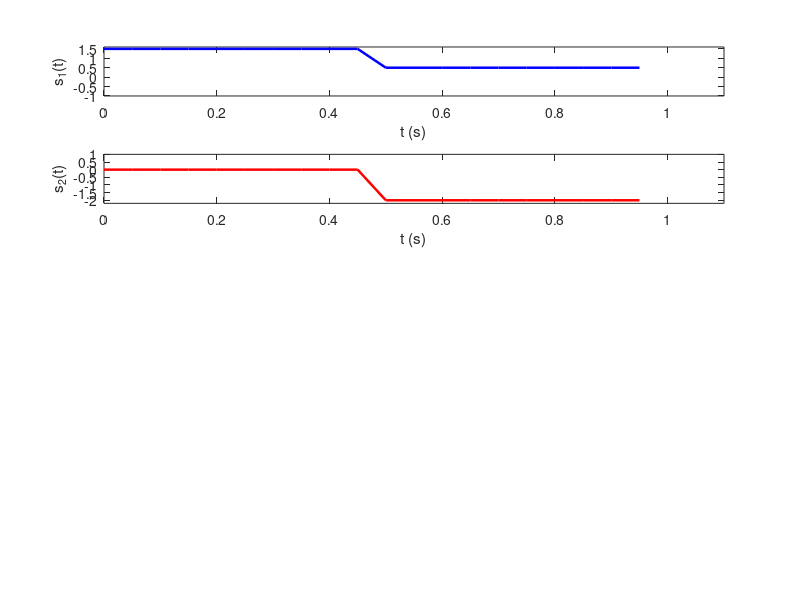

This chart was generated by the following MATLAB code: (Note: this script raises an error after producing the figure.)
%=====================CORRELATION RECEIVER==========================

clc; clear; close all;

% ================ Represent s1(t) and s2(t)========================

ts = 0.05; % The sample time

%==========================s1(t)============================

t1 = 0: ts: 0.5 - 0.05;
t2 = 0.5: ts: 1 - 0.05;
t_1bit = [t1 t2]; % Time of 1 bit
L = length(t_1bit); % The number of samples of 1 bit
s1_t1 = 1.5*ones(1,length(t1));
s1_t2 = 0.5*ones(1,length(t2));
s1 = [s1_t1 s1_t2]; % s1(t)

%===========================s2(t)================================

s2_t1 = 0*ones(1,length(t1));
s2_t2 = -2*ones(1,length(t2));
s2 = [s2_t1 s2_t2]; % s2(t)

% ================ The transmitted signal===========================

Ntry = 10^1; % The total transmitted bits
Bit = randsrc(1,Ntry,[0 1]) ;% Transmission with P1 = P2 = 0.5 -> randsrc(hàng, cột, giá trị)
s = []; % The transmitted signal s(t)
t = []; % The time of s(t)
for i = 1:Ntry

%=========gộp 2 tín hiệu lại với s1 = bit 0 / s2 = bit 1============

if Bit(i) == 0
s = [s s1];
else
s = [s s2];
end

%============chia nhỏ thời gian -> 2 bit = 1s====================

t_ibit = t_1bit + (i-1); %  Time of i-bit
t = [t t_ibit];
end

% ================= The AWGN channel =============================

N0_2 = 0.5; % The noise power spectrum desity (W/Hz) N0/2 - mật độ công suất nhiễu
B = 1/ts; % Bandwidth of signals
Power_noise = B*N0_2; % The power of noise
w = sqrt(Power_noise)*randn(1,length(s)); % tuân theo mật độ công suất nhiễu và phân phối Gauss

% ================= The received signal ==========================

r = s + w;

%=================================================================
phi1_t1 = 1*ones(1,length(t1));
phi1_t2 = 1*ones(1,length(t2));
phi1 = [phi1_t1 phi1_t2]; % The orthonormal function 1

phi2_t1 = 1*ones(1,length(t1));
phi2_t2 = -1*ones(1,length(t2));
phi2 = [phi2_t1 phi2_t2]; % The orthonormal function 2

h1 = flip(phi1); % The matched filter 1
h2 = flip(phi2); % The matched filter 2
 
Bit_rec = zeros(1,Ntry);
for i = 1:Ntry
    Frame = r((i-1)*L + 1 : i*L); % Construct 1 Frame with L samples of 1 symbol
    y1 = conv(Frame, h1) * ts; % r(t) passes through the matched filter 1
    r1 = y1(L);
    y2 = conv(Frame, h2) * ts; % r(t) passes through the matched filter 2
    r2 = y2(L);
    Th = -4 * r1+ r2 -3/4 + log(0.5/0.5);
    % --------- Comparator for decision
    if Th >= 0
        Bit_rec(i) = 1;
    else
        Bit_rec(i) = 0;
    end
end


%========================= Plot===================================

 figure(1)
 subplot(5,1,1)
 plot(t_1bit,s1,'b-','linewidth',1.8); 
 hold on;
 xlabel('t (s)'); 
 ylabel('s_1(t)');
 axis([0 1.1 -1 1.6])

 subplot(5,1,2)
 plot(t_1bit,s2,'r-','linewidth',1.8);
 xlabel('t (s)'); 
 ylabel('s_2(t)')
axis([0 1.1 -2.2 1])

x_note = 0.5 :1 :Ntry - 0.5;
y_note = 2.4 *ones(1,Ntry);
Text = string(Bit);
subplot(5,1,3)
plot(t,s,'g-','linewidth',1.8);
text(x_note, y_note, Text);
xlabel('t (s)'); 
ylabel('s(t)')
axis([0 Ntry -3 3])

subplot(5,1,4)
 plot(t,w,'k-','linewidth',1.4);
 text(x_note, y_note, Text);
 xlabel('t (s)'); ylabel('w(t)')
 axis([0 Ntry -6 6])

 subplot(5,1,5)
 plot(t,r,'m-','linewidth',1.8);
 text(x_note, y_note, Text);
 xlabel('t (s)'); ylabel('s(t)')
 axis([0 Ntry -6 6])

% ============ Plot the matched filters ==============

figure(2);
subplot(4,1,1);
plot(t_1bit, h1, 'b-', 'linewidth', 1.8);
xlabel('t (s)');
ylabel('h1(t)');

subplot(4,1,2);
plot(t_1bit, h2, 'r-', 'linewidth', 1.8);
xlabel('t (s)');
ylabel('h2(t)');

% =========================== Decision signal =========================
subplot(4,1,3);
xlabel('m(t)');
ylabel('Received Bit');
stairs(1:Ntry, Bit, 'LineWidth', 1.8);
for idx = 1:Ntry
    grid on;
    text(idx+0.5, 1+0.2, num2str(Bit(idx)), 'FontWeight', 'bold');
    hold on;
end
title('CHUỖI BIT BAN ĐẦU');
 axis([1 Ntry 0 1.5])


% ============ Decision signal ==============
subplot(4,1,4);
xlabel('r(t)');
ylabel('Received Bit');
stairs(1:Ntry, Bit_rec, 'LineWidth', 1.8);
for idx = 1:Ntry
    grid on;
    text(idx+0.5, 1+0.2, num2str(Bit_rec(idx)), 'FontWeight', 'bold');
    hold on;
end
title('CHUỖI BIT SAU KHI QUA ĐẦU THU');
 axis([1 Ntry 0 1.5])
